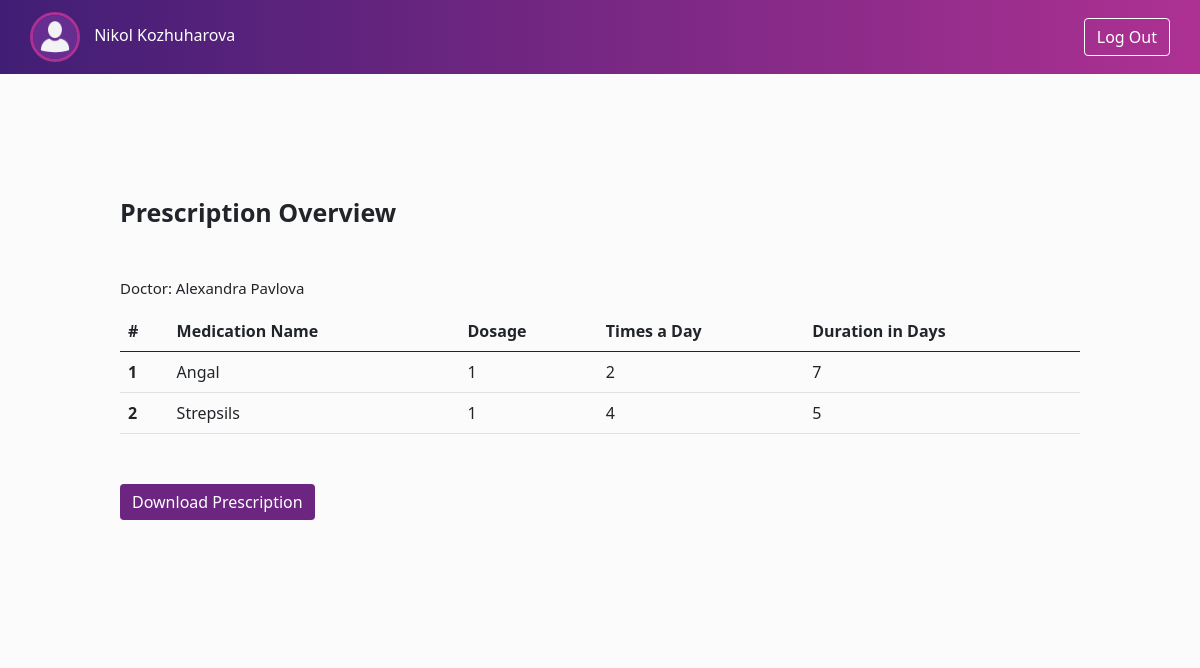
The page /view-prescription.php?id=1 (signed in) on the database its author committed.
### tables this page shows
CREATE TABLE `user` (
  `id` int(11) NOT NULL AUTO_INCREMENT,
  `role` enum('patient','doctor') NOT NULL,
  `username` varchar(255) NOT NULL,
  `password` varchar(255) NOT NULL,
  `name` varchar(255) NOT NULL,
  `fname` varchar(255) NOT NULL,
  `gender` enum('male','female') NOT NULL,
  `date_of_birth` date NOT NULL,
  `phone_number` varchar(13) NOT NULL,
  PRIMARY KEY (`id`)
);

CREATE TABLE `medication_in_prescription` (
  `prescription_id` int(11) NOT NULL,
  `medication_id` int(11) NOT NULL,
  `dosage` int(11) NOT NULL,
  `times_a_day` int(11) NOT NULL,
  `duration` int(11) NOT NULL
);

CREATE TABLE `medication` (
  `medication_id` int(11) NOT NULL AUTO_INCREMENT,
  `medication_name` varchar(255) NOT NULL,
  PRIMARY KEY (`medication_id`)
);

### view-prescription.php (the view, shortened to what this page needs)
<?php
    include "connect-db.php";
    $prescription_id = (int) $_GET['id'];
    $sql = "SELECT * from medication_in_prescription
    INNER JOIN prescription ON medication_in_prescription.prescription_id  = prescription.prescription_id
    INNER JOIN medication ON medication_in_prescription.medication_id = medication.medication_id
    WHERE prescription.prescription_id = '$prescription_id'
    ";
    $res = mysqli_query($connect, $sql);
    $query = "SELECT * from user
    INNER JOIN prescription ON user.id = prescription.doctor_id
    WHERE prescription.prescription_id='$prescription_id'
    ";
    $result = mysqli_query($connect, $query);
    $row = mysqli_fetch_assoc($result);
    if (isset($_SESSION['username']) && isset($_SESSION['id']))
    {
?>
<!DOCTYPE html>
<html>
<head>
	<link href="https://cdn.jsdelivr.net/npm/bootstrap@5.0.0-beta1/dist/css/bootstrap.min.css" rel="stylesheet">
    <link rel="stylesheet" href="styles/appointments.css">
    <link rel="stylesheet" href="styles/patients-list.css">
    <link rel="stylesheet" href="styles/header.css">
    <link rel="stylesheet" href="styles/view-prescription.css">
</head>
<body>
    <header class="header">
        <nav class="navigation">
            <a href="home.php" class="profile" style="text-decoration: none;">
                <img src="images/PhotoAvatar.jpg" alt="Avatar" class="avatar">
                <span class="names">
                    <?=$_SESSION['name']?>
                    <?=$_SESSION['fname']?>
                </span>
            </a>
            <a href="log-out.php" class="btn btn-primary logout-btn">Log Out</a>
        </nav>
    </header>
    <div class="main-container">
        <div class="main-content">
        <div class="page-title">Prescription Overview</div>
        <div class="doctor-name">Doctor: <?=$row['name']?> <?=$row['fname']?></div>
            <table class="table table-hover prescr-table">
                <thead>
                    <tr>
                    <th scope="col">#</th>
                    <th scope="col">Medication Name</th>
                    <th scope="col">Dosage</th>
                    <th scope="col">Times a Day</th>
                    <th scope="col">Duration in Days</th>
                    </tr>
                </thead>
                <tbody>
                    <?php
				  	$i =1;
				  	while ($rows = mysqli_fetch_assoc($res)) {?>
				    <tr>
				      <th scope="row"><?=$i?></th>
				      <td><?=$rows['medication_name']?></td>
                      <td><?=$rows['dosage']?></td>
				      <td><?=$rows['times_a_day']?></td>
                      <td><?=$rows['duration']?></td>
				    </tr>
				    <?php $i++; }?>
                    </tbody>
            </table>
            <div class="button-container">
                <button class="btn btn-primary" id="download-button">Download Prescription</button>
            </div>
        </div>
    </div>
</body>
</html>
    <?php } ?>

### styles/appointments.css (style rules this page uses)
.main-container { padding: 15vh 0!important; }
.main-container .main-content .table { width: 80%; margin: 0 auto; margin-top: 45px; }
.main-container .main-content .page-title { width: 80%; margin: 0 auto; font-size: 25px; font-weight: bold; }
.main-container .main-content .doctor-name { width: 80%; margin: 0 auto; font-size: 15px; margin-top: 45px; }

### styles/patients-list.css (style rules this page uses)
.main-container { padding: 15vh 0!important; }
.main-container .main-content .table { width: 80%; margin: 0 auto; margin-top: 45px; }
.main-container .main-content .page-title { width: 80%; margin: 0 auto; font-size: 25px; font-weight: bold; }

### styles/header.css (style rules this page uses)
.header { padding: .75rem 0; background: linear-gradient(to right,#411e75 0%,#ad3192 100%); }
.navigation { display: flex; align-items: center; justify-content: space-between; width: 95%; margin: 0 auto; }
.header .navigation .profile .avatar { vertical-align: middle; width: 50px; height: 50px; border-radius: 50%; border: 3.5px solid #ac3192; }
.header .navigation .profile .names { margin-left: 10px; color: #fff; }
.header .navigation .logout-btn { color: #fff; background-color: transparent; border-color: #fff; }
.main-container { padding: 20vh 0; background-color: #FBFBFB; }
body { background-color: #FBFBFB; }

### styles/view-prescription.css (style rules this page uses)
.button-container { width: 80%; margin: 0 auto; margin-top: 50px }
#download-button { background-color: #6C2681; border: none; }
.main-container .main-content .prescr-table { margin-top: 12px!important; }

### rows shown on the page
user: name "Alexandra", fname "Pavlova"
medication_in_prescription: medication.medication_name "Angal", dosage "1", times_a_day "2", duration "7"
medication_in_prescription: medication.medication_name "Strepsils", dosage "1", times_a_day "4", duration "5"

### other values the page prints
$_SESSION['name'] "Nikol"
$_SESSION['fname'] "Kozhuharova"
